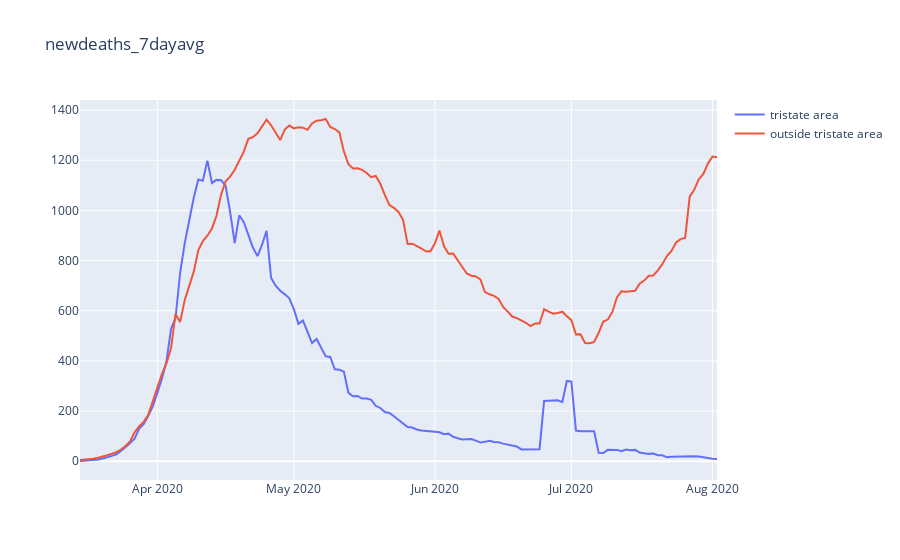

Notebook code cell kept with this figure:
### Code cell
#graph the plot variable

plot_variable = 'newdeaths_7dayavg'

import plotly.graph_objects as go

fig = go.Figure(data=[
    go.Line(name='tristate area', x=tristate_sample['date'], y=tristate_sample[plot_variable]),
    go.Line(name='outside tristate area', x=other_sample['date'], y=other_sample[plot_variable])
])
# Change the bar mode
#fig.update_layout(barmode='group')
fig.update_layout(title_text=plot_variable)
fig.show()

### Figure 1 — Plotly figure (JSON) as saved in the notebook; plotly's stock layout.template omitted (floating-point values rounded to 4 significant figures; data arrays with more than 128 entries replaced by an {"elided": "..."} marker saying what was removed)
{"data": [{"name": "tristate area", "type": "scatter", "x": {"elided": "141 str values"}, "y": {"elided": "141 float values"}}, {"name": "outside tristate area", "type": "scatter", "x": {"elided": "141 str values"}, "y": {"elided": "141 float values"}}], "layout": {"title": {"text": "newdeaths_7dayavg"}}}
